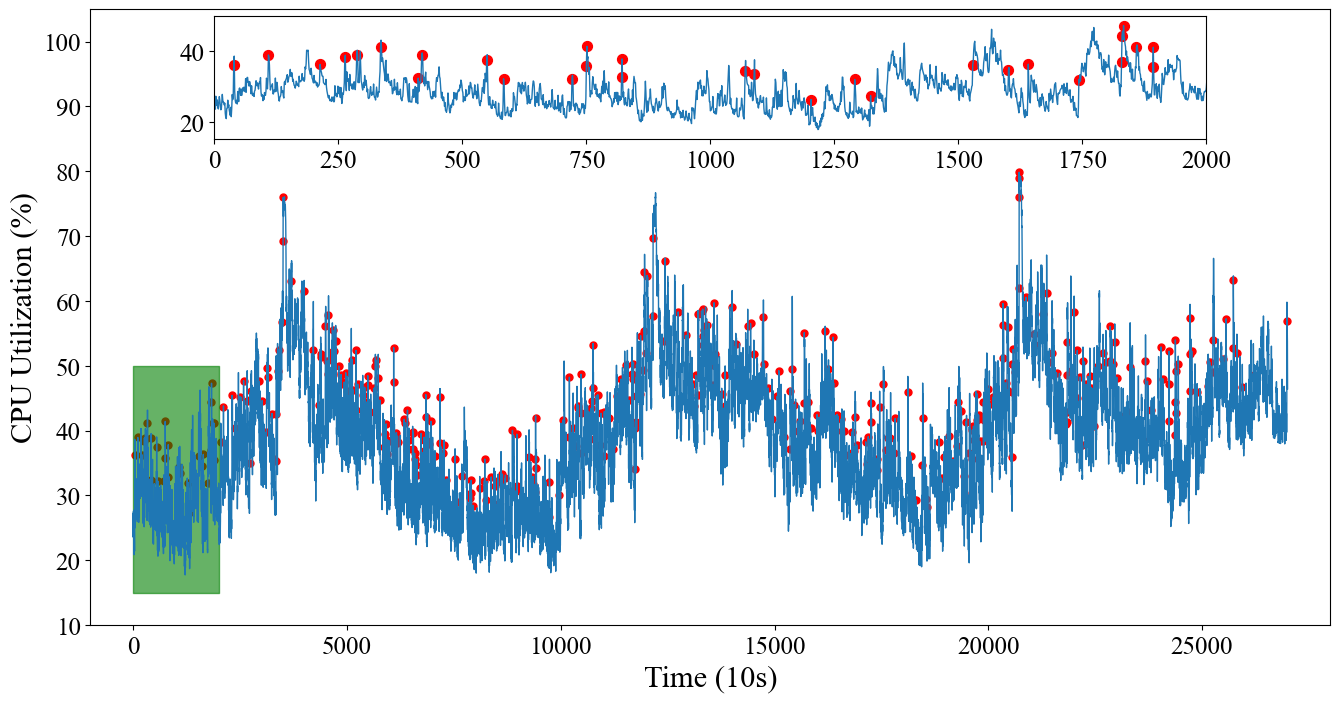

Here is the Python script that generated this plot:
import time
from sklearn.model_selection import train_test_split
import lightgbm as lgb
import numpy as np
import pandas as pd
import matplotlib.pyplot as plt
from mpl_toolkits.axes_grid1.inset_locator import inset_axes

for k in range(0, 1):
    time_start = time.time()
    df_train = pd.read_csv('train.csv', header=None, sep='\t')
    new_df = pd.read_csv('train.csv')
    datas = new_df.dropna(axis=0, how='any')
    X = datas.iloc[0:39995, 0:5]
    Y = datas.iloc[0:39995, 5:6]
    X_train, X_test, y_train, y_test = train_test_split(X, Y, test_size=0.01, random_state=14)
    lgb_train = lgb.Dataset(X_train, y_train)
    lgb_eval = lgb.Dataset(X_test, y_test, reference=lgb_train)
    params = {
        'task': 'train',
        'boosting_type': 'gbdt',
        'objective': 'regression',
        'metric': {'l2', 'auc'},
        'num_leaves': 31,
        'learning_rate': 0.2,
        'feature_fraction': 0.9,
        'bagging_fraction': 0.8,
        'bagging_freq': 5,
        'verbose': 0,
        'force_col_wise': True
    }
    gbm = lgb.train(params, lgb_train, num_boost_round=20)
    gbm.save_model('model.txt')
    time_end = time.time()
    time_c = time_end - time_start
    print('time cost', time_c, 's')


plt.rcParams["font.family"] = "Times New Roman"
csv = pd.read_csv("test.csv")
res = csv['0']
gbm = lgb.Booster(model_file='model.txt')
x_min_main, x_max_main = -1000, 28000
y_min_main, y_max_main = 18, 105
x_min_zoom, x_max_zoom = 0, 2000
y_min_zoom, y_max_zoom = 15, 50
fig, ax = plt.subplots(figsize=(16, 8))
ax.plot(range(27000), res[:27000], linewidth=1)
axins = inset_axes(ax, width='80%', height='20%', loc='upper center')
axins.plot(range(27000), res[:27000], linewidth=1)

for i in range(0, 27000):
    A = [res[i], res[i + 1], res[i + 2], res[i + 3], res[i + 4]]
    df = pd.DataFrame(np.array([A]))
    if gbm.predict(df)[0] + 5 < res[i + 5]:
        ax.scatter(i + 5, res[i + 5], color='r', s=25)
        if x_min_zoom <= i + 5 <= x_max_zoom and y_min_zoom <= res[i + 5] <= y_max_zoom:
            axins.scatter(i + 5, res[i + 5], color='r', s=50)

ax.fill_between([x_min_zoom, x_max_zoom], y_min_zoom, y_max_zoom, color='green', alpha=0.6)
ax.set_xlim(x_min_main, x_max_main)
ax.set_ylim(y_min_main, y_max_main)
ax.set_yticks([y for y in ax.get_yticks() if y <= 100])
axins.set_xlim(x_min_zoom, x_max_zoom)
axins.set_ylim(y_min_zoom, y_max_zoom)
axins.tick_params(axis='both', labelsize=18)
ax.tick_params(axis='both', labelsize=18)
ax.set_xlabel("Time (10s)", size=22)
ax.set_ylabel("CPU Utilization (%)", size=22)
plt.savefig('figure_2.png', dpi=100,bbox_inches="tight")
plt.show()
